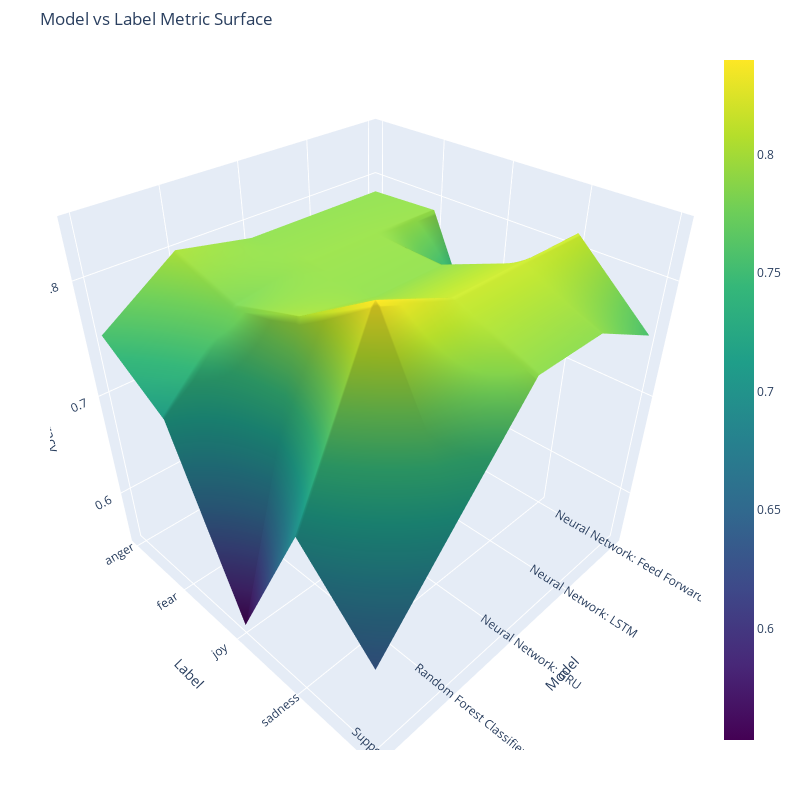

Write notebook code for a chart like this one.
### Code cell
label_plotter(fnn_val, gru_val, lstm_val, rfc_val.accuracy_list, svm_val.accuracy_list)

### Figure 1 — Plotly figure (JSON) as saved in the notebook; plotly's stock layout.template omitted (floating-point values rounded to 4 significant figures)
{"data": [{"colorscale": [[0, "#440154"], [0.1111, "#482878"], [0.2222, "#3e4989"], [0.3333, "#31688e"], [0.4444, "#26828e"], [0.5556, "#1f9e89"], [0.6667, "#35b779"], [0.7778, "#6ece58"], [0.8889, "#b5de2b"], [1, "#fde725"]], "type": "surface", "x": [0, 1, 2, 3, 4], "y": [0, 1, 2, 3, 4], "z": [[0.787, 0.787, 0.787, 0.8, 0.755], [0.79, 0.791, 0.791, 0.78, 0.715], [0.655, 0.788, 0.788, 0.8, 0.553], [0.814, 0.814, 0.814, 0.84, 0.698], [0.755, 0.787, 0.787, 0.71, 0.632]]}], "layout": {"height": 800, "margin": {"b": 50, "l": 50, "r": 50, "t": 50}, "scene": {"xaxis": {"tickmode": "array", "ticktext": ["Neural Network: Feed Forward", "Neural Network: LSTM", "Neural Network: GRU", "Random Forest Classifier", "Support Vector Machine"], "tickvals": [0, 1, 2, 3, 4], "title": {"text": "Model"}}, "yaxis": {"tickmode": "array", "ticktext": ["anger", "fear", "joy", "sadness", "surprise"], "tickvals": [0, 1, 2, 3, 4], "title": {"text": "Label"}}, "zaxis": {"title": {"text": "Accuracy"}}}, "title": {"text": "Model vs Label Metric Surface"}, "width": 800}}
